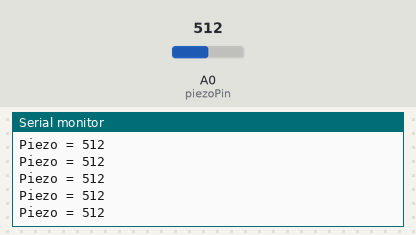
Bench run of a sketch on a simulated Arduino Uno, built with avr-gcc and run on an emulated ATmega328P. On the bench: the last lines printed to the serial monitor. The inputs (shaded band) are chosen by the test bench; at power-on: A0 (piezoPin) = 512.

Above: at 1.2 s.
1.3 s: A0 (piezoPin) set to 716
At 1.8 s:
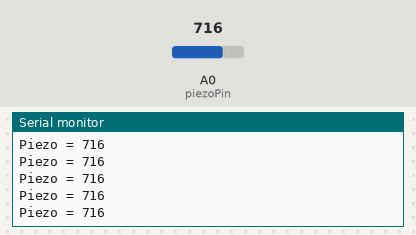
2.8 s: A0 (piezoPin) set to 900
At 3.3 s:
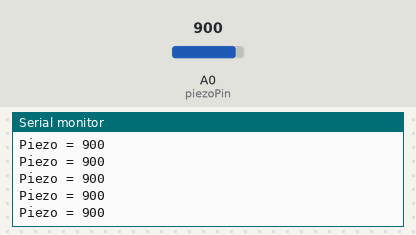
Timing chart, 0 to 5.8 s (numbered marks = the images above; inputs shaded):
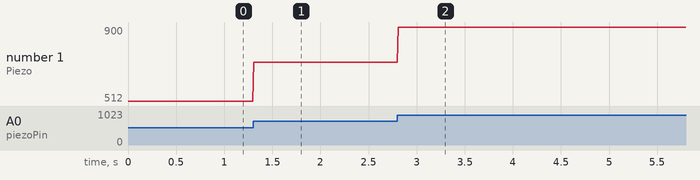

The sketch:

piezo_test.ino
```cpp
const int piezoPin = A0;

void setup() {
  Serial.begin(115200);
}

void loop() {
  int value = analogRead(piezoPin);

  Serial.print("Piezo = ");
  Serial.println(value);

  delay(10);
}
```

Measured:
- after the input at 1.3 s, the serial monitor: prints a new line at once (image 1)
- after the input at 2.8 s, the serial monitor: prints a new line at once (image 2)
- plotted number 1: 512 → 716 after the input at 1.3 s, 716 → 900 after the input at 2.8 s
